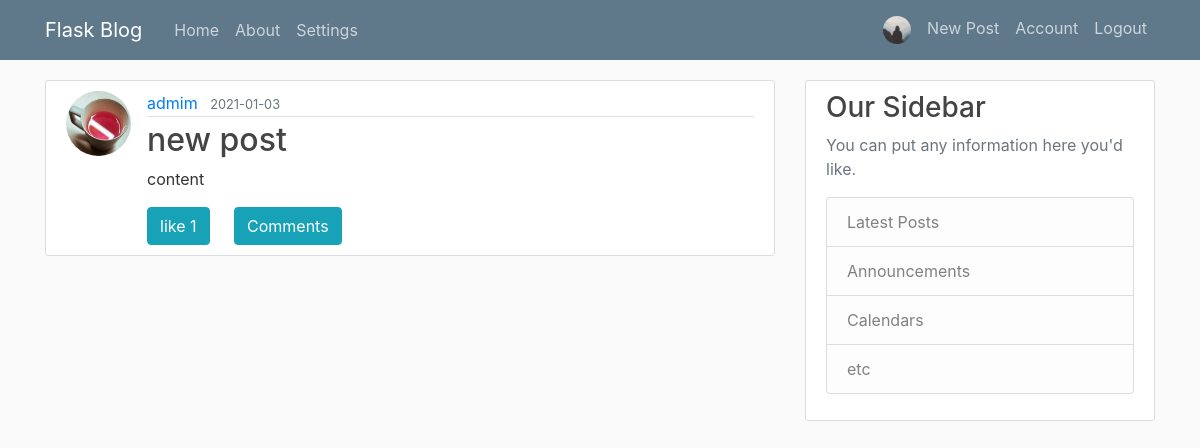
Page /post/3 (signed in) on the committed database.
### flaskblog/models.py (models this page shows, shortened)
class User(db.Model, UserMixin):
    id = db.Column(db.Integer, primary_key=True)
    username = db.Column(db.String(20), unique=True, nullable=False)
    email = db.Column(db.String(120), unique=True, nullable=False)
    image_file = db.Column(db.String(20), nullable=False, default='default.jpg')
    password = db.Column(db.String(60), nullable=False)
    posts = db.relationship('Post', backref='author', lazy=True)
    comments = db.relationship('Comment', backref='author', lazy=True)

class Post(db.Model):
    id = db.Column(db.Integer, primary_key=True)
    title = db.Column(db.String(100), nullable=False)
    date_posted = db.Column(db.DateTime, nullable=False, default=datetime.now)
    content = db.Column(db.Text, nullable=False)
    user_id = db.Column(db.Integer, db.ForeignKey('user.id'), nullable=False)
    likes = db.Column(db.Integer, default = 0)

### flaskblog/posts/routes.py (the view)
@posts.route("/post/<int:post_id>")
def post(post_id):
    post = Post.query.get_or_404(post_id)
    return render_template('post.html', title=post.title, post=post)

### flaskblog/models.py (called while the page is built)
@login_manager.user_loader
def load_user(user_id):
    return User.query.get(int(user_id))

### flaskblog/templates/post.html (shortened to what this page needs)
{% extends "layout.html" %}
{% block content %}
  <article class="media content-section">
    <img class="rounded-circle article-img" src="{{ url_for('static', filename='profile_pics/' + post.author.image_file) }}">
    <div class="media-body">
      <div class="article-metadata">
        <a class="mr-2" href="{{ url_for('users.user_posts', username=post.author.username) }}">{{ post.author.username }}</a>
        <small class="text-muted">{{ post.date_posted.strftime('%Y-%m-%d') }}</small>
      </div>
      <h2 class="article-title">{{ post.title }}</h2>
      <p class="article-content">{{ post.content }}</p>
        <div>
            <span class="btn btn-info like" ref="{{post.id}}">
                like
                <span id="like_count{{post.id}}" >{{post.likes}}</span>
            </span>
            <button type="button" class="btn btn-primary btn-info comment-btn" ref="{{post.id}}" data-toggle="modal" data-target="#modal{{post.id}}">
                Comments
            </button>
        </div>
    </div>
  </article>
{% endblock content %}

### flaskblog/templates/layout.html (shortened to what this page needs)
<!DOCTYPE html>
<html>
<head>
    <link rel="stylesheet" type="text/css" href="{{ url_for('static', filename='bootstrap.css') }}">
    <link rel="stylesheet" type="text/css" href="{{ url_for('static', filename='main.css') }}">
    <link rel="stylesheet" type="text/css" href="{{ url_for('static', filename='bootoast.css') }}">
</head>
<body>
    <header class="site-header">
      <nav class="navbar navbar-expand-md navbar-dark bg-steel fixed-top">
        <div class="container">
          <a class="navbar-brand mr-4" href="/">Flask Blog</a>
          <div class="collapse navbar-collapse" id="navbarToggle">
            <div class="navbar-nav mr-auto">
              <a class="nav-item nav-link" href="{{ url_for('main.home') }}">Home</a>
              <a class="nav-item nav-link" href="{{ url_for('main.about') }}">About</a>
              <a class="nav-item nav-link" href="{{ url_for('main.settings') }}">Settings</a>
            </div>
            <div class="navbar-nav">
              {% if current_user.is_authenticated %}
                <a class="nav-item nav-link" href="{{url_for('users.user_posts', username=current_user.username)}}">
                    <img class="rounded-circle my-nav-img" src="{{ url_for('static',filename='profile_pics/' + current_user.image_file) }}">
                </a>
                <a class="nav-item nav-link" href="{{ url_for('posts.new_post') }}">New Post</a>
                <a class="nav-item nav-link" href="{{ url_for('users.account') }}">Account</a>
                <a class="nav-item nav-link" href="{{ url_for('users.logout') }}">Logout</a>
              {% else %}
                <a class="nav-item nav-link" href="{{ url_for('users.login') }}">Login</a>
                <a class="nav-item nav-link" href="{{ url_for('users.register') }}">Register</a>
              {% endif %}
            </div>
          </div>
        </div>
      </nav>
    </header>
    <main role="main" class="container">
      <div class="row">
        <div class="col-md-8">
          {% block content %}{% endblock %}
        </div>
        <div class="col-md-4">
          <div class="content-section">
            <h3>Our Sidebar</h3>
            <p class='text-muted'>You can put any information here you'd like.
              <ul class="list-group">
                <li class="list-group-item list-group-item-light">Latest Posts</li>
                <li class="list-group-item list-group-item-light">Announcements</li>
                <li class="list-group-item list-group-item-light">Calendars</li>
                <li class="list-group-item list-group-item-light">etc</li>
              </ul>
            </p>
          </div>
        </div>
      </div>
    </main>
</body>
</html>

### flaskblog/static/main.css (style rules this page uses)
body { background: #fafafa; color: #333333; margin-top: 5rem; }
h1, h2, h3, h4, h5, h6 { color: #444444; }
.bg-steel { background-color: #5f788a; }
.site-header .navbar-nav .nav-link { color: #cbd5db; }
.content-section { background: #ffffff; padding: 10px 20px; border: 1px solid #dddddd; border-radius: 3px; margin-bottom: 20px; }
.article-title { color: #444444; }
.article-content { width: 100%; word-wrap:break-word; white-space: pre-line; }
.article-img { height: 65px; width: 65px; margin-right: 16px; }
.article-metadata { padding-bottom: 1px; margin-bottom: 4px; border-bottom: 1px solid #e3e3e3 }
.my-nav-img { height: 28px; width: 28px }
.like { margin-right: 20px; }

### rows in the picture
User: image_file (placeholder picture)
User: image_file (picture), author.username "admim"
Post: date_posted "2021-01-03", title "new post", content "content", likes "1"
